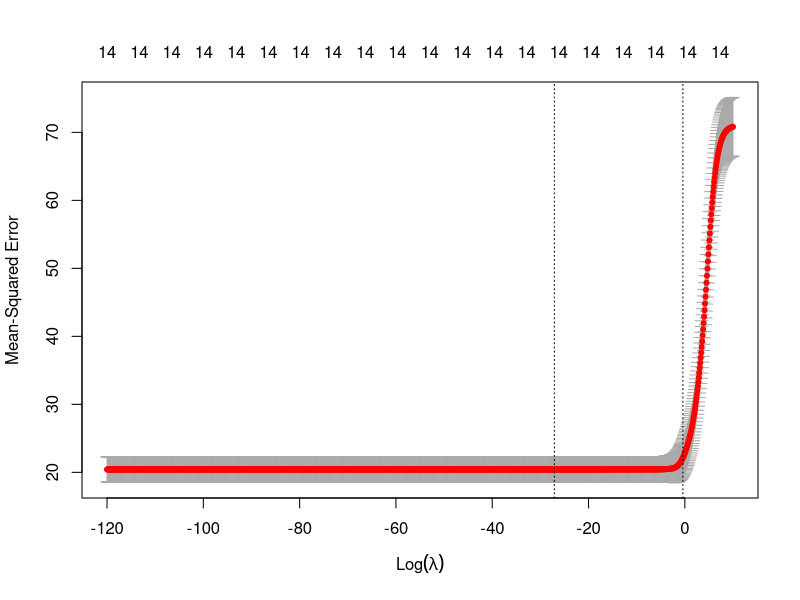
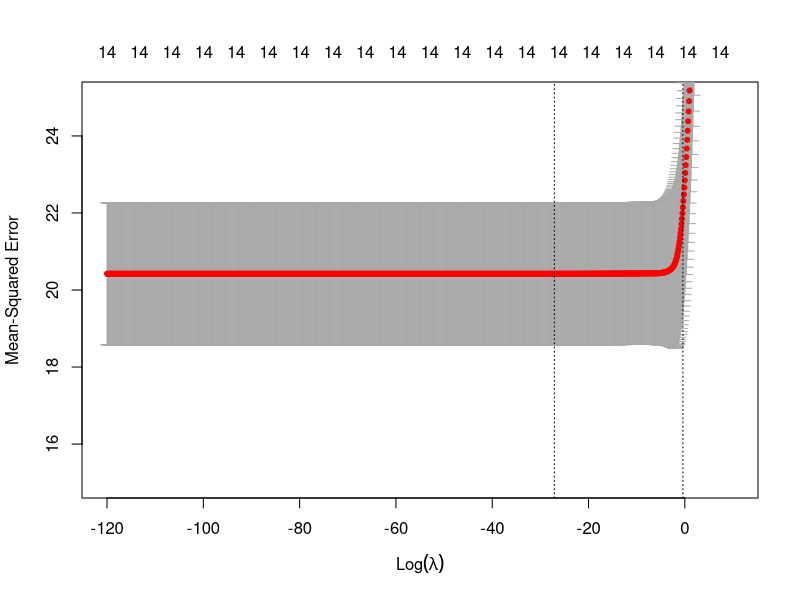
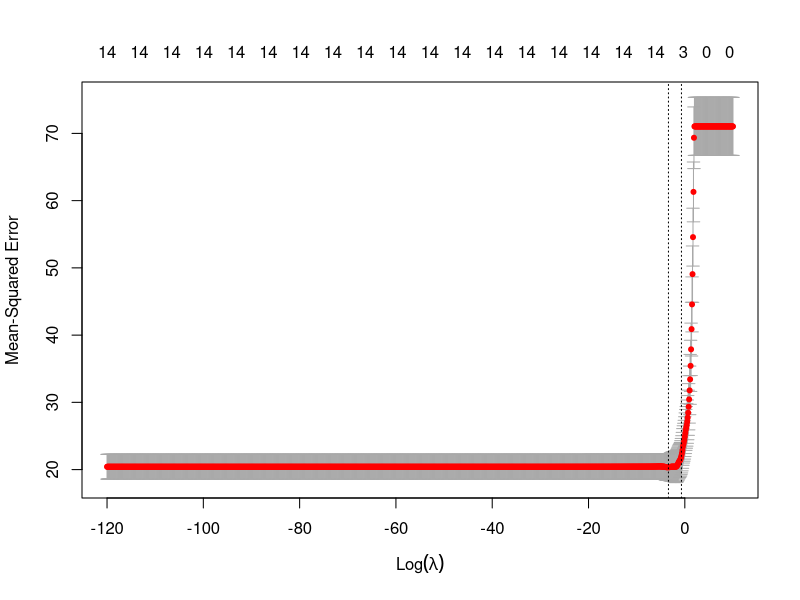
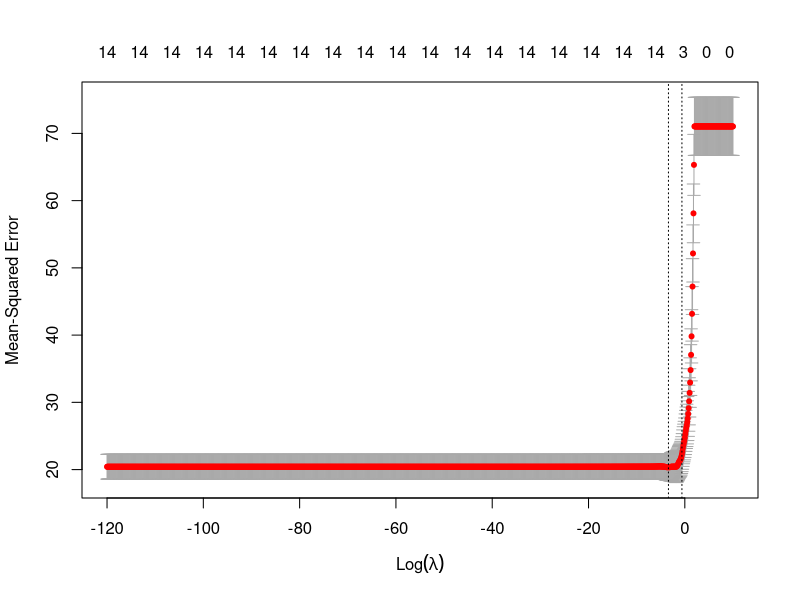
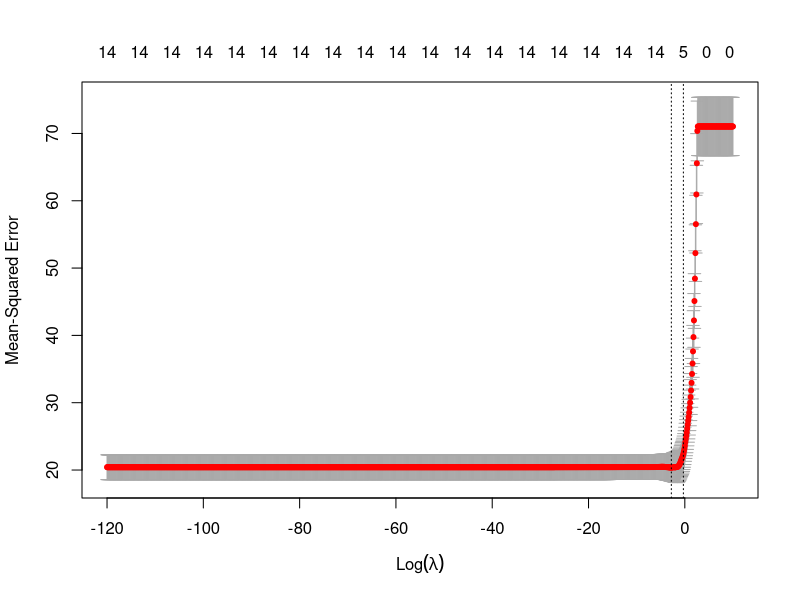
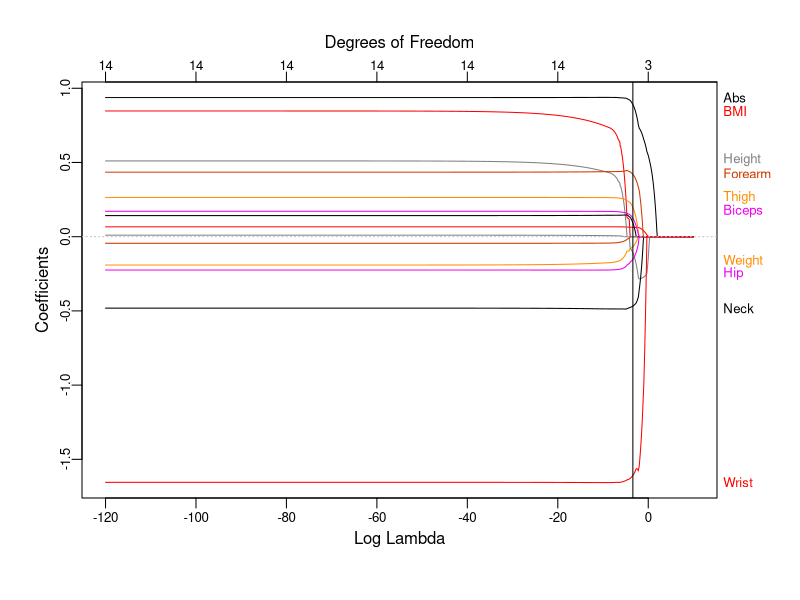
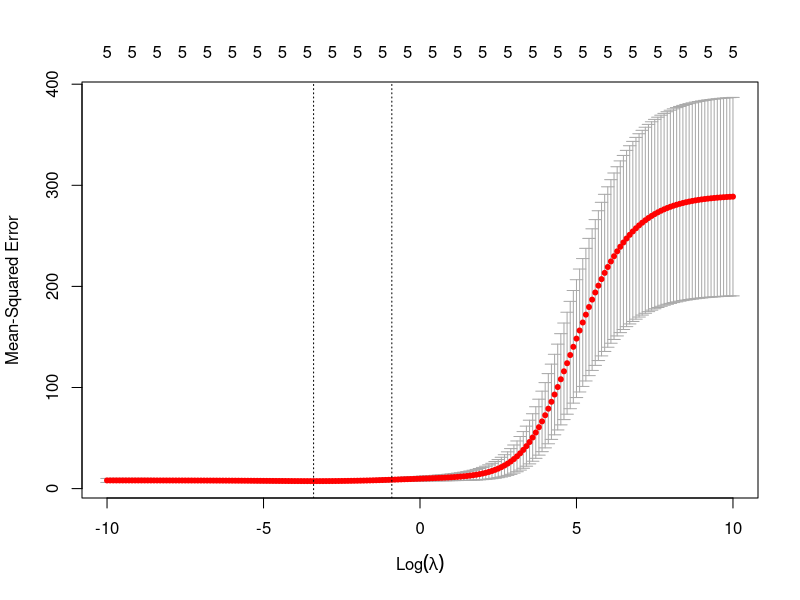
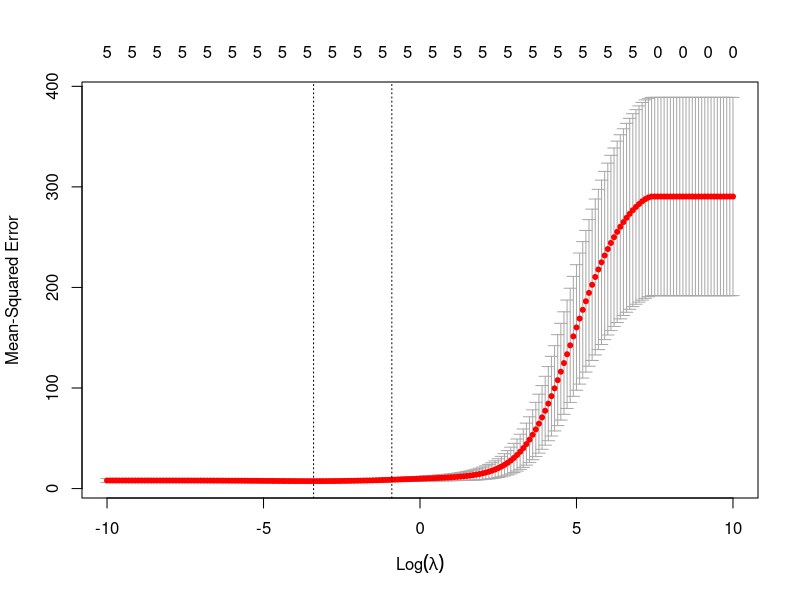

Reproduce these figures in R, in order.
############# libraries used ############
# for methods
library(glmnet)  #help(glmnet)
# for assumption-checking / error estimation
library(boot)  
# for data organization
library(dplyr)
# for visuals
library(plotmo)
library(ggplot2)

############# Read in and Review data #############
#make data frame from original data set
bodyfat.orig = read.csv("bodyfat.csv")
#View(bodyfat.orig)
names(bodyfat.orig)  # using BodyFatSiri as response, versus Density or BodyFatBrozek

# [OPTIONAL] define a new dataframe with the variables we want, 
#  response at the beginning
bodyfat <- bodyfat.orig %>%
  select(-Case,-Density,-BodyFatBrozek)
names(bodyfat)
# dimensions of full data with response and predictors
dim(bodyfat)

# fit models
x = model.matrix(BodyFatSiri~.,data=bodyfat)[,-1]
y = bodyfat$BodyFatSiri
n = dim(x)[1]
p = dim(x)[2]

#fit response on all predictors, using multiple linear regression
REGfit = lm(y~x)  
summary(REGfit)  

############# Using cv.glmnet for cross-validation  #############
# Define labels for cross-validation groups, cvgroups, with 10-fold CV
nfolds=10
set.seed(5)
groups = rep(1:nfolds,length=n)  # nfolds is number of folds
cvgroups = sample(groups,n)  

# storage for results
allalpha <- c(0,1,0.95,0.50)
bestlambda <- rep(NA,4)
minCVbestlambda <- rep(NA,4)

# fit penalized regression using all predictors for many different lambda values
#lambdalist = exp((-1200:1200)/100)  # denser array
#lambdalist = exp((-120:120)/10)  # less dense array
lambdalist = exp((-1200:100)/10)  # consider lower max value of penalty

# apply cross-validation to various RR model fits
cvRRglmnet = cv.glmnet(x, y, lambda=lambdalist, alpha = 0, 
                       nfolds=nfolds, foldid=cvgroups)
# examine cross-validation results
plot(cvRRglmnet)  # vertical lines at lambda.min and lambda.1se
cvRRglmnet$lambda.min; log(cvRRglmnet$lambda.min)
cvRRglmnet$lambda.1se; log(cvRRglmnet$lambda.1se)
min(cvRRglmnet$cvm)
plot(cvRRglmnet,ylim=c(15,25))  # vertical lines at lambda.min and lambda.1se
# store "best" lambda and CV values
bestlambda[1] = cvRRglmnet$lambda.min
minCVbestlambda[1] = min(cvRRglmnet$cvm)

# apply cross-validation to various LASSO model fits
cvLASSOglmnet = cv.glmnet(x, y, lambda=lambdalist, alpha = 1, 
                       nfolds=nfolds, foldid=cvgroups)
# examine cross-validation results
plot(cvLASSOglmnet)  # vertical lines at lambda.min and lambda.1se
# store "best" lambda and CV values
bestlambda[2] = cvLASSOglmnet$lambda.min
minCVbestlambda[2] = min(cvLASSOglmnet$cvm)

# apply cross-validation to various ENET with alpha=0.75
cvENET95glmnet = cv.glmnet(x, y, lambda=lambdalist, alpha = 0.95, 
                          nfolds=nfolds, foldid=cvgroups)
# examine cross-validation results
plot(cvENET95glmnet)  # vertical lines at lambda.min and lambda.1se
# store "best" lambda and CV values
bestlambda[3] = cvENET95glmnet$lambda.min
minCVbestlambda[3] = min(cvENET95glmnet$cvm)

# apply cross-validation to various ENET with alpha=0.5
cvENET50glmnet = cv.glmnet(x, y, lambda=lambdalist, alpha = 0.5, 
                           nfolds=nfolds, foldid=cvgroups)
# examine cross-validation results
plot(cvENET50glmnet)  # vertical lines at lambda.min and lambda.1se
# store "best" lambda and CV values
bestlambda[4] = cvENET50glmnet$lambda.min
minCVbestlambda[4] = min(cvENET50glmnet$cvm)

# compare across all models, with variety of alpha values
minCVbestlambda
whichbest = which.min(minCVbestlambda)
onebestalpha = allalpha[whichbest]
onebestlambda = bestlambda[whichbest]

# fit selected model
Bestfit = glmnet(x, y, alpha = onebestalpha,lambda=lambdalist)
coef(Bestfit,s=onebestlambda)
plot_glmnet(Bestfit,xvar="lambda"); abline(v=log(onebestlambda))


############# Estimating standard errors with bootstrap  #############
onebestalpha; onebestlambda
lambdalist = exp((-1200:100)/10) 
#lambdalist = exp((-1200:0)/10) 

# define functions that output coefficients (parameters to be estimated)
# for the best-fitting model
beta.fn.ENET = function(inputdata,index) {
  yboot = inputdata[index,1]
  xboot = inputdata[index,-1]
  ENETfitboot = glmnet(xboot, yboot, alpha = onebestalpha,lambda=lambdalist)
  return(coef(ENETfitboot,s=onebestlambda)[,1])
}

# run the boot function to simulate re-samples (with replacement)
# and obtain the coefficients for each re-sample
set.seed(5)
ENETbootoutput = boot(cbind(y,x),beta.fn.ENET,R=1000)
print(ENETbootoutput)
#(ENETbootoutput$t)[,i] is all 1000 coefficient estimates for ith term, i = 1, ..., p+1
apply(ENETbootoutput$t,2,sd)

# define functions that output coefficients for multiple linear regression model
beta.fn.REGR = function(inputdata,index) {
  yboot = inputdata[index,1]
  xboot = inputdata[index,-1]
  lmfitboot = lm(yboot ~ xboot)
  return(coef(lmfitboot))
}

# run the boot function to simulate re-samples (with replacement)
# and obtain the coefficients for each re-sample
set.seed(5)
REGRbootoutput = boot(cbind(y,x),beta.fn.REGR,R=1000)
print(REGRbootoutput)
#(REGRbootoutput$t)[,i] is all 1000 coefficient estimates for ith term, i = 1, ..., p+1
apply(REGRbootoutput$t,2,sd)

# compare variability of coefs
data.frame(REGR.SEs = round(apply(REGRbootoutput$t,2,sd),4),
           ENET.SEs = round(apply(ENETbootoutput$t,2,sd),4),
           row.names=c("intercept",names(bodyfat)[2:15]))



######################################################################
##############        [Optional] BONUS practice:        ##############
############## identify best model for TreesTransformed ##############
######################################################################

#define a new dataframe with the variables we want, response at the beginning
TreesTransformed = trees[,c(3,1,2)]  
names(TreesTransformed)

# add (using mutate) additional variables to reflect physical characteristics
TreesTransformed <- TreesTransformed %>% 
  mutate(GirthHeight=trees$Girth*trees$Height,
         Girth2=trees$Girth^2,
         Girth2Height=trees$Girth^2*trees$Height)

# predictor matrix and response
x = model.matrix(Volume~.,data=TreesTransformed)[,-1]
y = TreesTransformed$Volume
n = dim(x)[1]
p = dim(x)[2]

# Define labels for cross-validation groups, cvgroups, with 10-fold CV
nfolds=10
set.seed(5)
groups = rep(1:nfolds,length=n)  # nfolds is number of folds
cvgroups = sample(groups,n)  

# storage for results
allalpha <- c(0:100)/100
bestlambda <- rep(NA,length(allalpha))
minCVbestlambda <- rep(NA,length(allalpha))

# fit penalized regression using all predictors for many different lambda values
lambdalist = exp((-100:100)/10)  

# loop through all different alpha values considered
for (whichalpha in 1:length(allalpha)) {
  alphaused = allalpha[whichalpha]
  # apply cross-validation to various ENET with alphaused
  cvENETglmnet = cv.glmnet(x, y, lambda=lambdalist, alpha = alphaused, 
                             nfolds=nfolds, foldid=cvgroups)
  plot(cvENETglmnet)  # vertical lines at lambda.min and lambda.1se
  # store "best" lambda and CV values
  bestlambda[whichalpha] = cvENETglmnet$lambda.min
  minCVbestlambda[whichalpha] = min(cvENETglmnet$cvm)
}

# compare across all models, with variety of alpha values
minCVbestlambda; plot(allalpha,minCVbestlambda)
whichbest = which.min(minCVbestlambda)
onebestalpha = allalpha[whichbest]
onebestlambda = bestlambda[whichbest]

# fit selected model
Bestfit = glmnet(x, y, alpha = onebestalpha,lambda=lambdalist)
coef(Bestfit,s=onebestlambda)
plot_glmnet(Bestfit,xvar="lambda"); abline(v=log(onebestlambda))
